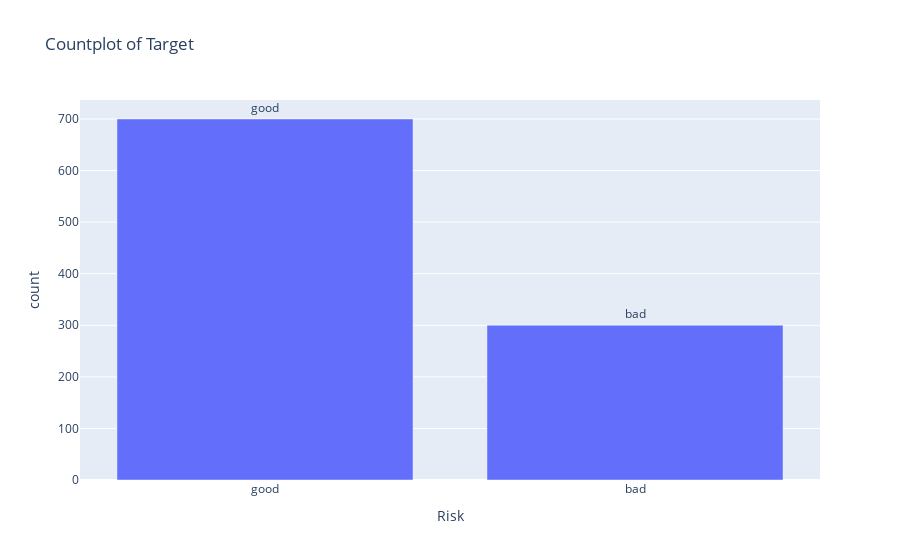

Notebook source saved alongside this figure:
### Code cell
target_count = train['Risk'].value_counts().reset_index()

fig=go.Figure(go.Bar(
    x=target_count['Risk'], y=target_count['count'], text=target_count['Risk'], #marker={'color': target_count['Risk']},
    textposition='outside')
            )
fig.update_layout(title_text = 'Countplot of Target', xaxis_title ='Risk' , yaxis_title ='count')
fig.show()

### Figure 1 — Plotly figure (JSON) as saved in the notebook; plotly's stock layout.template omitted (floating-point values rounded to 4 significant figures)
{"data": [{"text": ["good", "bad"], "textposition": "outside", "type": "bar", "x": ["good", "bad"], "y": [700, 300]}], "layout": {"title": {"text": "Countplot of Target"}, "xaxis": {"title": {"text": "Risk"}}, "yaxis": {"title": {"text": "count"}}}}
